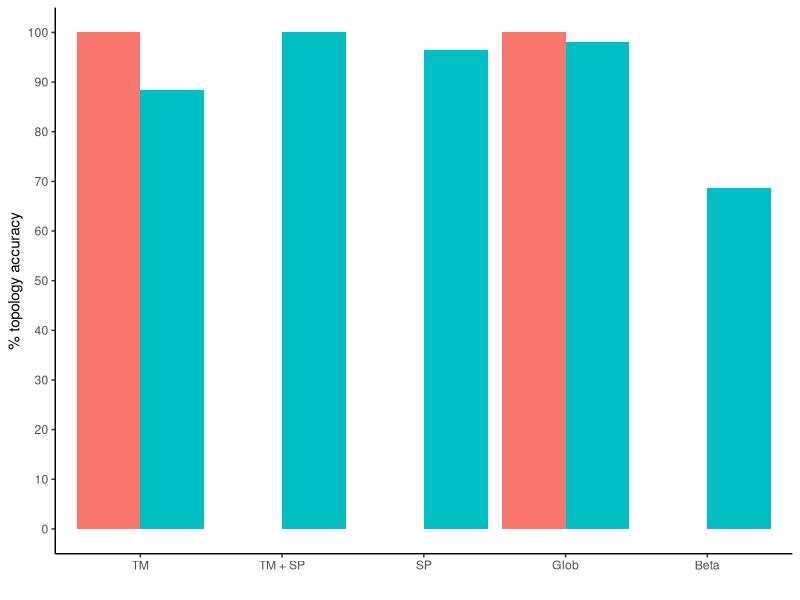
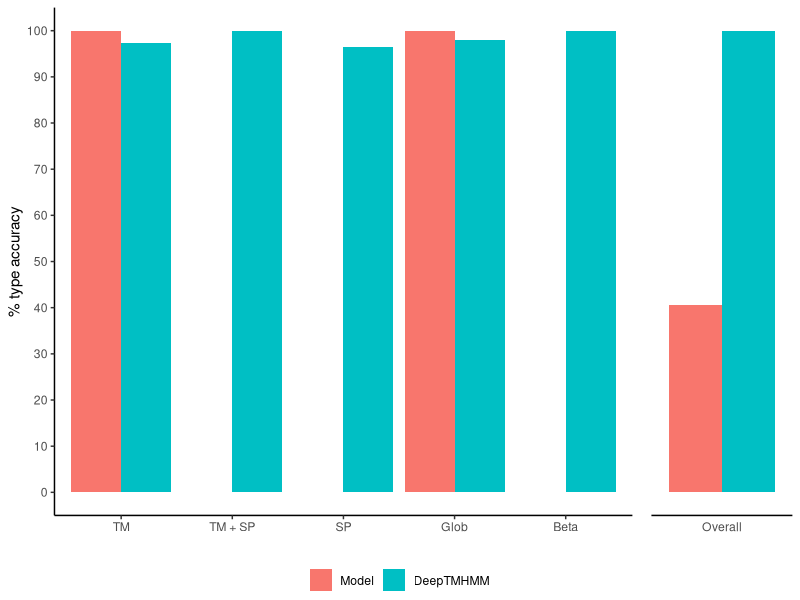

The R script that drew these images, in order: (Note: this script raises an error after producing the figures.)
rm(list=ls())

#########################################################
# Authors: The Membrane Miners (s173461, abrisa, puqu)
# Date: December 2023
#
# Script to create figures for confusion matrix metrics
#########################################################

library(tidyverse)
library(ggpubr)

# ---------- Define values -----------

# Values for DeepTMHMM
deeptmhmm_type_correct_accuracies <- 0.9838051795959473
deeptmhmm_topology_accuracies <- c(0.8831169009208679, 1.0, 0.9649999737739563, 0.9800000190734863, 0.6875)
deeptmhmm_type_accuracies <- c(0.9740259647369385, 1.0, 0.9649999737739563, 0.9800000190734863, 1.0)


# Values for our model (based on micro end predictions and targets)
our_type_correct_accuracies <- 0.400 
our_topology_accuracies <- c(1.0, 0.0, 0.0, 1.0, 0.0)
our_type_accuracies <- c(1.0, 0.0, 0.0, 1.0, 0.0)


# Create tibble
type_correct_tibble <- tibble(protein_type = c("Overall"),
                              DeepTMHMM = deeptmhmm_type_correct_accuracies,
                              Model = our_type_correct_accuracies) %>%
  pivot_longer(cols = c(DeepTMHMM, Model), names_to = "Model", values_to = "value")

top_accuracies_tibble <- tibble(protein_type = c("TM", "TM + SP", "SP", "Glob", "Beta"),
                               DeepTMHMM = deeptmhmm_topology_accuracies,
                               Model = our_topology_accuracies) %>%
  pivot_longer(cols = c(DeepTMHMM, Model), names_to = "Model", values_to = "value")

type_accuracies_tibble <- tibble(protein_type = c("TM", "TM + SP", "SP", "Glob", "Beta"),
                                DeepTMHMM = deeptmhmm_type_accuracies,
                                Model = our_type_accuracies) %>%
  pivot_longer(cols = c(DeepTMHMM, Model), names_to = "Model", values_to = "value")


# --------- Create plots -----------

# Make plot for accuracy


# Make plot for topology
top_plot <- ggplot(data = top_accuracies_tibble, mapping = aes(x = factor(protein_type, levels = c("TM", "TM + SP", "SP", "Glob", "Beta")), y = value*100, fill = factor(Model, levels = c("Model", "DeepTMHMM")))) +
  geom_col(position = "dodge") + 
  theme_classic() +
  xlab("") +
  ylab("% topology accuracy") +
  scale_y_continuous(breaks = round(seq(0, 100 , by = 10))) +
  theme(legend.position = "none")

# Make plot for overall
overall_plot <- ggplot(data = type_correct_tibble, mapping = aes(x = factor(protein_type), y = value*100, fill = factor(Model, levels = c("Model", "DeepTMHMM")))) +
  geom_col(position = "dodge") + 
  theme_classic() +
  xlab("  ") +
  ylab("Type accuracy") + # Maybe add this to overall
  scale_y_continuous(breaks = round(seq(0, 100 , by = 10))) +
  theme(axis.text.y=element_blank(),axis.ticks=element_blank(),
        axis.title.y=element_blank(),
        #legend.position="none",
        axis.line.y = element_blank(),
        legend.title = element_blank())

# Make plot for type
type_plot <- ggplot(data = type_accuracies_tibble, mapping = aes(x = factor(protein_type, levels = c("TM", "TM + SP", "SP", "Glob", "Beta")), y = value*100, fill = factor(Model, levels = c("Model", "DeepTMHMM")))) +
  geom_col(position = "dodge") + 
  theme_classic() +
  xlab(" ") +
  ylab("% type accuracy") +
  scale_y_continuous(breaks = round(seq(0, 100 , by = 10))) + 
  theme(legend.position="none",
        legend.title = element_blank())

top_plot
ggarrange(type_plot, overall_plot, common.legend = TRUE, legend = "bottom", widths = c(8,2))
s

